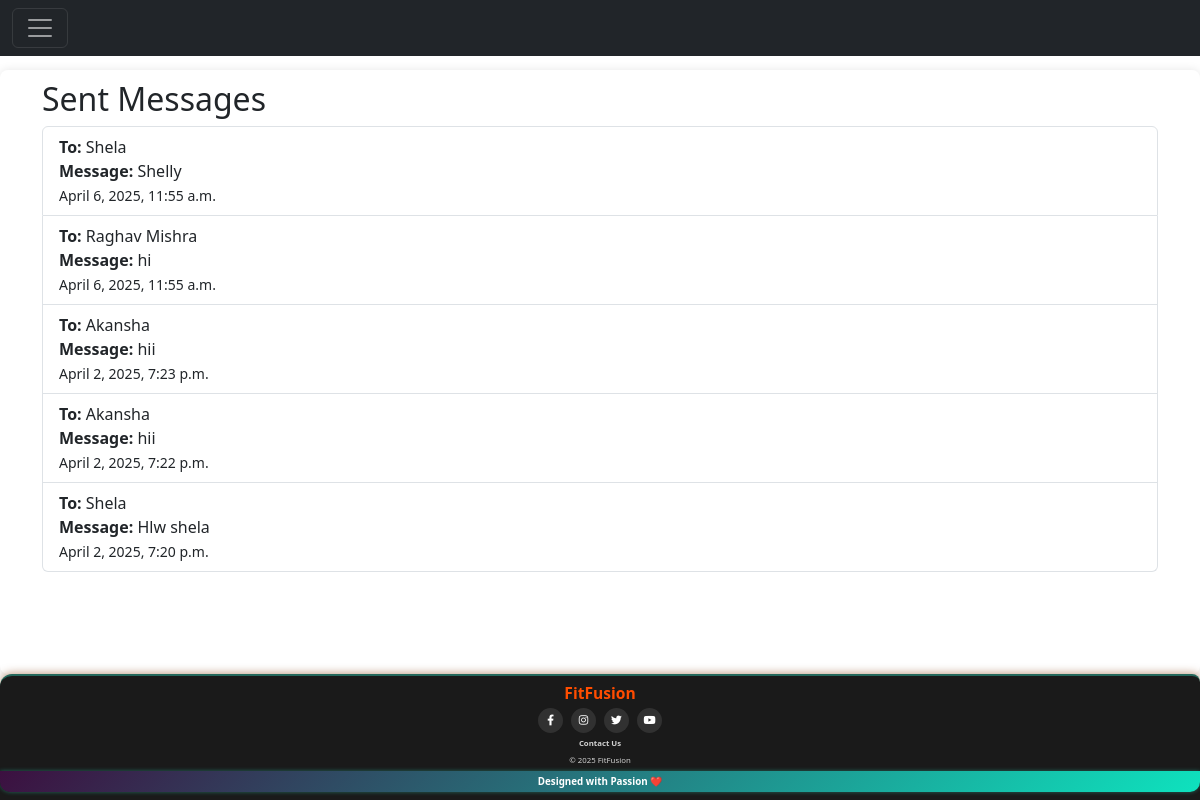
The page /sent_message/ (signed in) on the database its author committed.
### gym/models.py (models this page shows, shortened)
class Message(models.Model):
    sender = models.ForeignKey(Member, related_name="sent_messages", on_delete=models.CASCADE)
    receiver = models.ForeignKey(Member, related_name="received_messages", on_delete=models.CASCADE)
    message = models.TextField()
    timestamp = models.DateTimeField(default=now)
    is_read = models.BooleanField(default=False)

class Member(models.Model):
    member_id = models.CharField(max_length=45, primary_key=True)
    password = models.CharField(max_length=50)
    name = models.CharField(max_length=100)
    phone = models.CharField(max_length=10)
    email = models.CharField(max_length=100, unique=True)
    gender = models.CharField(max_length=10, choices=[('male', 'Male'), ('female', 'Female'), ('other', 'Other')])
    state = models.CharField(max_length=30, null=True, blank=True)
    city = models.CharField(max_length=20)
    address = models.TextField(max_length=100)
    date_joined = models.DateTimeField(auto_now_add=True)
    profile_picture = models.ImageField(upload_to="gym/member", blank=True, null=True)
    gym = models.ForeignKey(Gym, on_delete=models.SET_NULL, related_name='members', null=True, blank=True)
    payment = models.BooleanField(default=True)  # Membership Payment Status

### gym/member_views.py (the view)
# urls.py: path('sent_message/',member_views.sent_message,name="sent_message"),
def sent_message(request):
    if 'session_key' not in request.session:
        return redirect("member_login")
    else:
        id =request.session["session_key"]#identify the logined user
        member = Member.objects.get(member_id=id)
        message_list = Message.objects.filter(sender=member).order_by('-timestamp')#filter by -- sender = member(logined member)
        context ={'message_key':message_list}
        return render(request , 'gym/message/sent.html',context)

### gym/templates/gym/message/sent.html
{% extends 'gym/message/base.html' %}
{% block content %}
<div class="container">
    <h2>Sent Messages</h2>
    <ul class="list-group">
        {% for msg in message_key %}
            <li class="list-group-item">
                <strong>To:</strong> {{ msg.receiver.name }} <br>
                <strong>Message:</strong> {{ msg.message }} <br>
                <small>{{ msg.timestamp }}</small>
            </li>
        {% empty %}
            <li class="list-group-item">You haven't sent any messages yet.</li>
        {% endfor %}
    </ul>
</div>
{% endblock %}

### gym/static/gym/CSS/fit_fusion.css (style rules this page uses)
* { margin: 0; padding: 0; box-sizing: border-box; }
body { font-family: Arial, sans-serif; background-color: #f5f5f5; color: #333; line-height: 1.6; display: flex; flex-direction: column; min-height: 100vh; }
h1, h2, h3 { color: #222; margin-bottom: 15px; }
body::before { content: ""; display: block; height: 70px; }

### rows shown on the page
Message: receiver.name "Shela", message "Shelly", timestamp "April 6, 2025, 11:55 a.m."
Message: receiver.name "Raghav Mishra", message "hi", timestamp "April 6, 2025, 11:55 a.m."
Message: receiver.name "Akansha", message "hii", timestamp "April 2, 2025, 7:23 p.m."
Message: receiver.name "Akansha", message "hii", timestamp "April 2, 2025, 7:22 p.m."
Message: receiver.name "Shela", message "Hlw shela", timestamp "April 2, 2025, 7:20 p.m."
